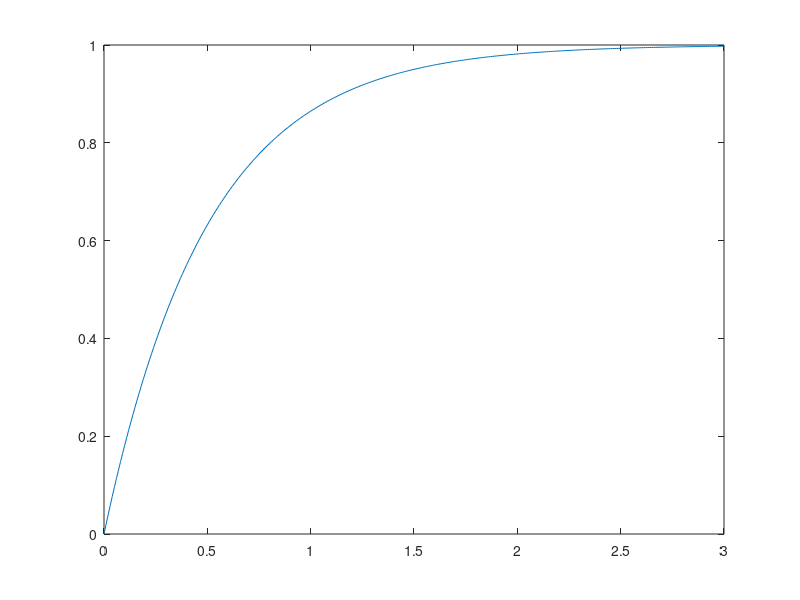
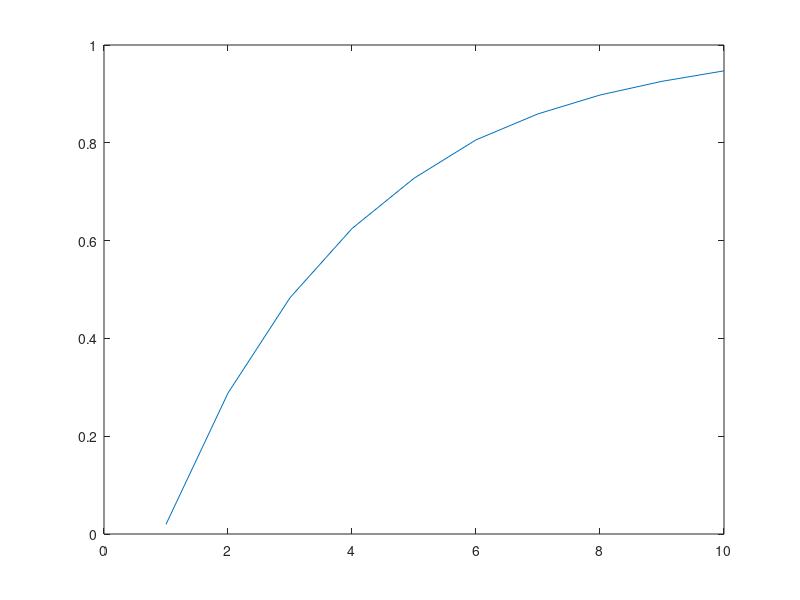
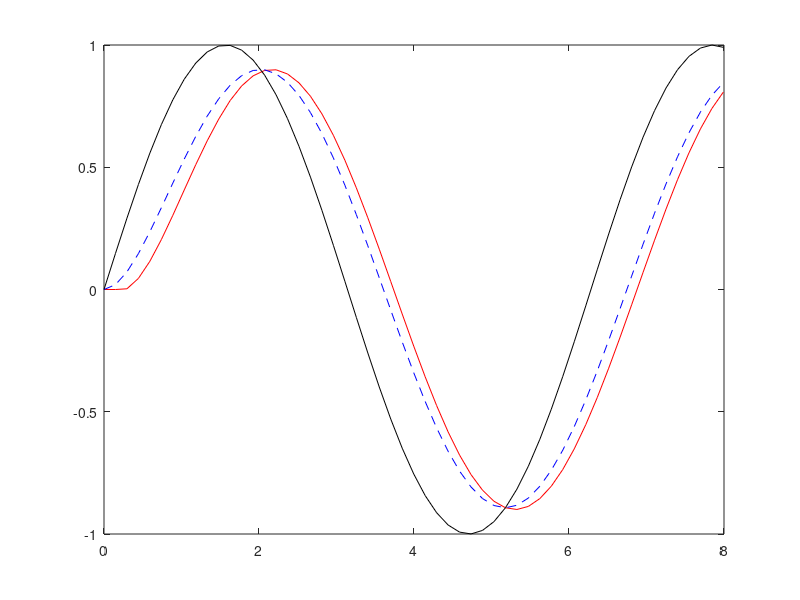

These figures' MATLAB source, in order:
clear; clc;close all;
num = 1;
den = [0.5, 1];
sys = tf(num,den);
t1 = 0:0.01:3;
[y, t1] = step(sys,t1);
figure,plot(t1,y);
n = length(t1);
n1 = abs(y-y(n))/y(n) > 0.05;
n2 = sum(n1);
N = 10;
T = n2*0.01/N;
delta = linspace(2,n2,N);
delta = floor(delta);
S = y(delta);
figure, plot(S);
I = eye(N);
Mss = zeros(1,N);
Mss(end) = 1;
Mss = [I;Mss];
Mss(1,:) = [];
Yk_1 = zeros(N,1);
Yk = zeros(N,1);
yk(1) = 0; yk(2) = 0;
t = 0:T:8;
u = sin(t);
for i = 3:length(u);
    Yk = Mss*Yk_1 + S*(u(i-1)-u(i-2));
    yk(i) = Yk(1);
    Yk_1 = Yk;
end
figure, plot(t,yk,'r'); hold on;
[yy,t] = lsim(sys,u,t);
plot(t,yy,'b--');plot(t,u,'k');